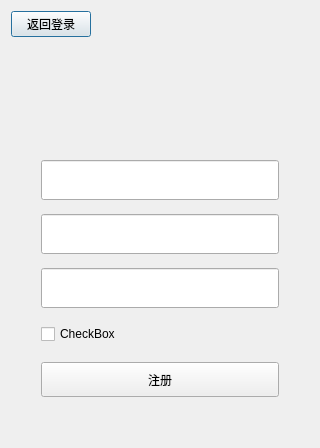
<?xml version="1.0" encoding="UTF-8"?>
<ui version="4.0">
 <class>EnrollDialog</class>
 <widget class="QDialog" name="EnrollDialog">
  <property name="geometry">
   <rect>
    <x>0</x>
    <y>0</y>
    <width>320</width>
    <height>448</height>
   </rect>
  </property>
  <property name="minimumSize">
   <size>
    <width>320</width>
    <height>448</height>
   </size>
  </property>
  <property name="maximumSize">
   <size>
    <width>320</width>
    <height>448</height>
   </size>
  </property>
  <property name="windowTitle">
   <string>Dialog</string>
  </property>
  <layout class="QVBoxLayout" name="verticalLayout">
   <item>
    <layout class="QHBoxLayout" name="horizontalLayout">
     <item>
      <widget class="QPushButton" name="returnLoginButton">
       <property name="text">
        <string>返回登录</string>
       </property>
      </widget>
     </item>
     <item>
      <spacer name="horizontalSpacer">
       <property name="orientation">
        <enum>Qt::Horizontal</enum>
       </property>
       <property name="sizeHint" stdset="0">
        <size>
         <width>40</width>
         <height>20</height>
        </size>
       </property>
      </spacer>
     </item>
    </layout>
   </item>
   <item>
    <spacer name="verticalSpacer_2">
     <property name="orientation">
      <enum>Qt::Vertical</enum>
     </property>
     <property name="sizeHint" stdset="0">
      <size>
       <width>20</width>
       <height>40</height>
      </size>
     </property>
    </spacer>
   </item>
   <item>
    <layout class="QGridLayout" name="gridLayout">
     <item row="0" column="0">
      <spacer name="horizontalSpacer_2">
       <property name="orientation">
        <enum>Qt::Horizontal</enum>
       </property>
       <property name="sizeType">
        <enum>QSizePolicy::Fixed</enum>
       </property>
       <property name="sizeHint" stdset="0">
        <size>
         <width>30</width>
         <height>20</height>
        </size>
       </property>
      </spacer>
     </item>
     <item row="0" column="1">
      <widget class="QLineEdit" name="idEdit">
       <property name="minimumSize">
        <size>
         <width>0</width>
         <height>40</height>
        </size>
       </property>
       <property name="maximumSize">
        <size>
         <width>16777215</width>
         <height>40</height>
        </size>
       </property>
      </widget>
     </item>
     <item row="2" column="1">
      <widget class="QLineEdit" name="passwordEdit">
       <property name="minimumSize">
        <size>
         <width>0</width>
         <height>40</height>
        </size>
       </property>
       <property name="maximumSize">
        <size>
         <width>16777215</width>
         <height>40</height>
        </size>
       </property>
      </widget>
     </item>
     <item row="9" column="1">
      <spacer name="verticalSpacer">
       <property name="orientation">
        <enum>Qt::Vertical</enum>
       </property>
       <property name="sizeType">
        <enum>QSizePolicy::Fixed</enum>
       </property>
       <property name="sizeHint" stdset="0">
        <size>
         <width>20</width>
         <height>40</height>
        </size>
       </property>
      </spacer>
     </item>
     <item row="5" column="1">
      <spacer name="verticalSpacer_4">
       <property name="orientation">
        <enum>Qt::Vertical</enum>
       </property>
       <property name="sizeType">
        <enum>QSizePolicy::Fixed</enum>
       </property>
       <property name="sizeHint" stdset="0">
        <size>
         <width>20</width>
         <height>10</height>
        </size>
       </property>
      </spacer>
     </item>
     <item row="6" column="1">
      <widget class="QCheckBox" name="checkBox">
       <property name="text">
        <string>CheckBox</string>
       </property>
      </widget>
     </item>
     <item row="8" column="1">
      <widget class="QPushButton" name="enrollButton">
       <property name="minimumSize">
        <size>
         <width>0</width>
         <height>35</height>
        </size>
       </property>
       <property name="maximumSize">
        <size>
         <width>16777215</width>
         <height>35</height>
        </size>
       </property>
       <property name="text">
        <string>注册</string>
       </property>
      </widget>
     </item>
     <item row="3" column="1">
      <spacer name="verticalSpacer_5">
       <property name="orientation">
        <enum>Qt::Vertical</enum>
       </property>
       <property name="sizeType">
        <enum>QSizePolicy::Fixed</enum>
       </property>
       <property name="sizeHint" stdset="0">
        <size>
         <width>20</width>
         <height>8</height>
        </size>
       </property>
      </spacer>
     </item>
     <item row="7" column="1">
      <spacer name="verticalSpacer_3">
       <property name="orientation">
        <enum>Qt::Vertical</enum>
       </property>
       <property name="sizeType">
        <enum>QSizePolicy::Fixed</enum>
       </property>
       <property name="sizeHint" stdset="0">
        <size>
         <width>20</width>
         <height>12</height>
        </size>
       </property>
      </spacer>
     </item>
     <item row="4" column="1">
      <widget class="QLineEdit" name="confirmPasswordEdit">
       <property name="minimumSize">
        <size>
         <width>0</width>
         <height>40</height>
        </size>
       </property>
       <property name="maximumSize">
        <size>
         <width>16777215</width>
         <height>40</height>
        </size>
       </property>
      </widget>
     </item>
     <item row="0" column="2">
      <spacer name="horizontalSpacer_3">
       <property name="orientation">
        <enum>Qt::Horizontal</enum>
       </property>
       <property name="sizeType">
        <enum>QSizePolicy::Fixed</enum>
       </property>
       <property name="sizeHint" stdset="0">
        <size>
         <width>30</width>
         <height>20</height>
        </size>
       </property>
      </spacer>
     </item>
     <item row="1" column="1">
      <spacer name="verticalSpacer_6">
       <property name="orientation">
        <enum>Qt::Vertical</enum>
       </property>
       <property name="sizeType">
        <enum>QSizePolicy::Fixed</enum>
       </property>
       <property name="sizeHint" stdset="0">
        <size>
         <width>20</width>
         <height>8</height>
        </size>
       </property>
      </spacer>
     </item>
    </layout>
   </item>
  </layout>
 </widget>
 <resources/>
 <connections/>
</ui>
